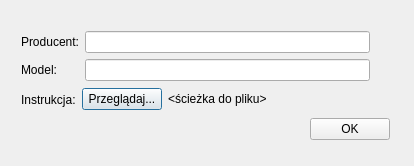
<?xml version="1.0" encoding="UTF-8"?>
<ui version="4.0">
 <class>addFurnaceDialogClass</class>
 <widget class="QDialog" name="addFurnaceDialogClass">
  <property name="geometry">
   <rect>
    <x>0</x>
    <y>0</y>
    <width>414</width>
    <height>166</height>
   </rect>
  </property>
  <property name="windowTitle">
   <string>addFurnaceDialog</string>
  </property>
  <widget class="QWidget" name="layoutWidget">
   <property name="geometry">
    <rect>
     <x>10</x>
     <y>20</y>
     <width>391</width>
     <height>131</height>
    </rect>
   </property>
   <layout class="QVBoxLayout" name="verticalLayout_2">
    <item>
     <layout class="QVBoxLayout" name="verticalLayout">
      <item>
       <layout class="QHBoxLayout" name="horizontalLayout_2">
        <item>
         <layout class="QFormLayout" name="formLayout">
          <item row="0" column="0">
           <widget class="QLabel" name="label_2">
            <property name="text">
             <string>Producent:</string>
            </property>
           </widget>
          </item>
          <item row="0" column="1">
           <widget class="QLineEdit" name="manufacturerEdit">
            <property name="minimumSize">
             <size>
              <width>70</width>
              <height>0</height>
             </size>
            </property>
           </widget>
          </item>
          <item row="1" column="0">
           <widget class="QLabel" name="label">
            <property name="text">
             <string>Model:</string>
            </property>
           </widget>
          </item>
          <item row="1" column="1">
           <widget class="QLineEdit" name="modelEdit"/>
          </item>
         </layout>
        </item>
        <item>
         <spacer name="horizontalSpacer">
          <property name="orientation">
           <enum>Qt::Orientation::Horizontal</enum>
          </property>
          <property name="sizeType">
           <enum>QSizePolicy::Policy::Fixed</enum>
          </property>
          <property name="sizeHint" stdset="0">
           <size>
            <width>20</width>
            <height>20</height>
           </size>
          </property>
         </spacer>
        </item>
       </layout>
      </item>
      <item>
       <layout class="QHBoxLayout" name="horizontalLayout_3">
        <item>
         <widget class="QLabel" name="label_3">
          <property name="sizePolicy">
           <sizepolicy hsizetype="Fixed" vsizetype="Preferred">
            <horstretch>0</horstretch>
            <verstretch>0</verstretch>
           </sizepolicy>
          </property>
          <property name="text">
           <string>Instrukcja:</string>
          </property>
         </widget>
        </item>
        <item>
         <layout class="QHBoxLayout" name="horizontalLayout">
          <item>
           <widget class="QPushButton" name="uploadFileButton">
            <property name="sizePolicy">
             <sizepolicy hsizetype="Fixed" vsizetype="Fixed">
              <horstretch>0</horstretch>
              <verstretch>0</verstretch>
             </sizepolicy>
            </property>
            <property name="text">
             <string>Przeglądaj...</string>
            </property>
           </widget>
          </item>
          <item>
           <widget class="QLabel" name="fileNameLabel">
            <property name="text">
             <string>&lt;ścieżka do pliku&gt;</string>
            </property>
           </widget>
          </item>
         </layout>
        </item>
       </layout>
      </item>
     </layout>
    </item>
    <item>
     <layout class="QHBoxLayout" name="horizontalLayout_4">
      <item>
       <spacer name="horizontalSpacer_2">
        <property name="orientation">
         <enum>Qt::Orientation::Horizontal</enum>
        </property>
        <property name="sizeHint" stdset="0">
         <size>
          <width>40</width>
          <height>20</height>
         </size>
        </property>
       </spacer>
      </item>
      <item>
       <widget class="QPushButton" name="okButton">
        <property name="text">
         <string>OK</string>
        </property>
       </widget>
      </item>
     </layout>
    </item>
   </layout>
  </widget>
 </widget>
 <layoutdefault spacing="6" margin="11"/>
 <resources/>
 <connections>
  <connection>
   <sender>okButton</sender>
   <signal>clicked()</signal>
   <receiver>addFurnaceDialogClass</receiver>
   <slot>accept()</slot>
   <hints>
    <hint type="sourcelabel">
     <x>343</x>
     <y>133</y>
    </hint>
    <hint type="destinationlabel">
     <x>286</x>
     <y>121</y>
    </hint>
   </hints>
  </connection>
 </connections>
</ui>
